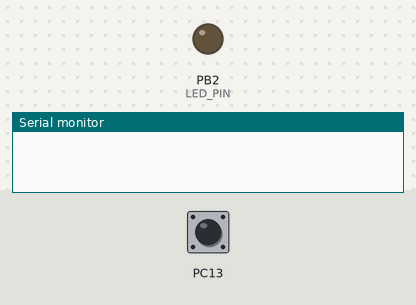
A program run on a simulated STM32 Black Pill. On the bench: output pins drawn as LEDs (lit = HIGH), the last lines printed to the serial monitor. Dashed ring = blinking. Inputs (shaded band) come from the test bench; at power-on: PC13 LOW.

Above: at 0.1 s.
At 1.2 s:
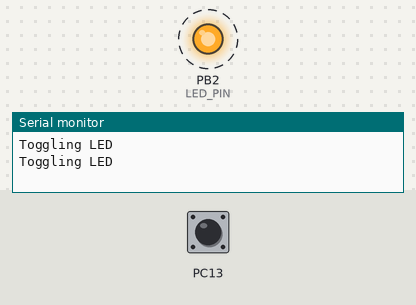
1.3 s: PC13 pulsed HIGH 2 times (0.12 s each, 0.3 s apart)
Timing chart, 0 to 10.3 s (numbered marks = the images above; inputs shaded):
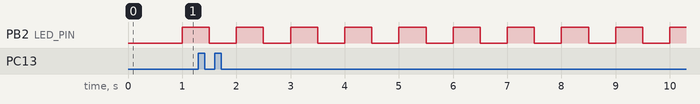

The program:

main.cpp
```cpp
#include <Arduino.h>
#include "OneButton.h"

#define LED_PIN PB2
#define BUTTON_PIN PC13

bool ledState = false;
uint32_t currentMillis = 0;
uint32_t previousMillis[2] = {0, 0}; // For LED and button
OneButton button;

void setup() {
  Serial.begin(115200);

  pinMode(LED_PIN, OUTPUT);
  button.setup(BUTTON_PIN, INPUT_PULLDOWN, false);
  button.attachClick([]() {
    Serial.println("Button Clicked!");
  });

}

void loop() {
  currentMillis = millis();
  if(currentMillis - previousMillis[0] >= 500) {
    previousMillis[0] = currentMillis;
    Serial.println("Toggling LED");
    digitalWrite(LED_PIN, ledState ? HIGH : LOW);
    ledState = !ledState;
  }
  else if(currentMillis - previousMillis[1] >= 10) {
    previousMillis[1] = currentMillis;
    button.tick(); // Check button state
  }
}
```

Measured:
- by itself, PB2 (LED_PIN): alternates HIGH for 0.50 s and LOW for 0.50 s
